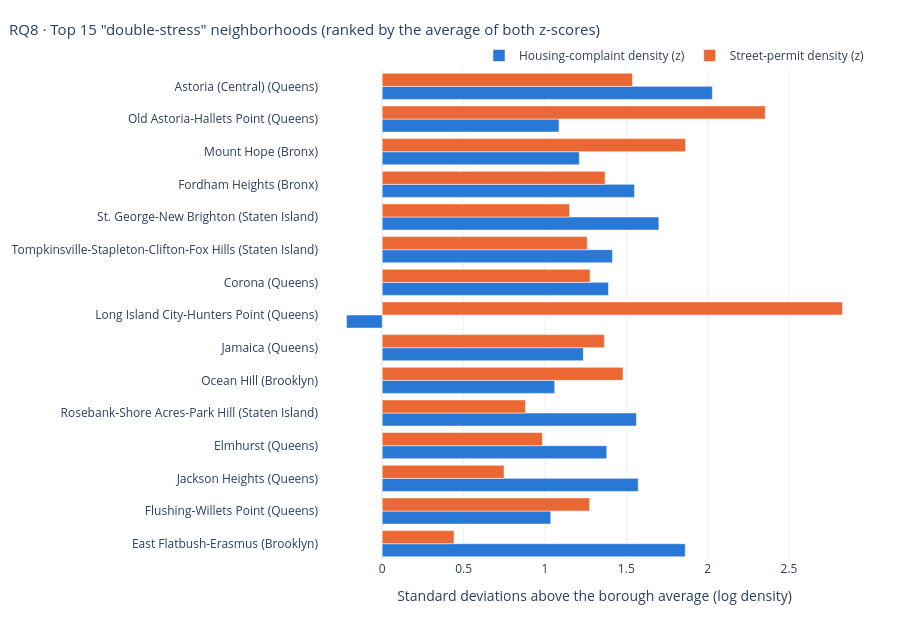

Write notebook code for a chart like this one.
### Markdown cell above
### RQ8. Which 15 neighborhoods are under the most combined pressure relative to their own borough?

**Why it matters:** A ranked shortlist is directly actionable for agencies with limited inspectors.

**Method:** Within-borough z-scores of log housing density and log permit density. The stress index is the average of the two.

**Chart choice:** Horizontal grouped bar chart: long neighborhood names stay readable and both components stay visible.

### Code cell
table, fig, st = A.rq8_top_stress_neighborhoods(integrated)
display(table.round(2))
RESULTS['rq8'] = st
save(fig, 'rq8')

### Figure 1 — Plotly figure (JSON) as saved in the notebook; plotly's stock layout.template omitted (floating-point values rounded to 4 significant figures)
{"data": [{"marker": {"color": "#2a78d6"}, "name": "Housing-complaint density (z)", "orientation": "h", "type": "bar", "x": [1.862, 1.036, 1.573, 1.38, 1.562, 1.06, 1.236, -0.2193, 1.39, 1.415, 1.7, 1.55, 1.211, 1.087, 2.029], "y": ["East Flatbush-Erasmus (Brooklyn)", "Flushing-Willets Point (Queens)", "Jackson Heights (Queens)", "Elmhurst (Queens)", "Rosebank-Shore Acres-Park Hill (Staten Island)", "Ocean Hill (Brooklyn)", "Jamaica (Queens)", "Long Island City-Hunters Point (Queens)", "Corona (Queens)", "Tompkinsville-Stapleton-Clifton-Fox Hills (Staten Island)", "St. George-New Brighton (Staten Island)", "Fordham Heights (Bronx)", "Mount Hope (Bronx)", "Old Astoria-Hallets Point (Queens)", "Astoria (Central) (Queens)"]}, {"marker": {"color": "#eb6834"}, "name": "Street-permit density (z)", "orientation": "h", "type": "bar", "x": [0.4414, 1.275, 0.7488, 0.9843, 0.8809, 1.48, 1.365, 2.829, 1.277, 1.26, 1.152, 1.37, 1.865, 2.354, 1.538], "y": ["East Flatbush-Erasmus (Brooklyn)", "Flushing-Willets Point (Queens)", "Jackson Heights (Queens)", "Elmhurst (Queens)", "Rosebank-Shore Acres-Park Hill (Staten Island)", "Ocean Hill (Brooklyn)", "Jamaica (Queens)", "Long Island City-Hunters Point (Queens)", "Corona (Queens)", "Tompkinsville-Stapleton-Clifton-Fox Hills (Staten Island)", "St. George-New Brighton (Staten Island)", "Fordham Heights (Bronx)", "Mount Hope (Bronx)", "Old Astoria-Hallets Point (Queens)", "Astoria (Central) (Queens)"]}], "layout": {"barmode": "group", "height": 620, "legend": {"orientation": "h", "x": 1, "xanchor": "right", "y": 1.0, "yanchor": "bottom"}, "margin": {"b": 60, "l": 60, "r": 30, "t": 70}, "title": {"font": {"size": 15}, "text": "RQ8 · Top 15 \"double-stress\" neighborhoods (ranked by the average of both z-scores)", "x": 0.01, "xanchor": "left"}, "xaxis": {"title": {"text": "Standard deviations above the borough average (log density)"}}}}
